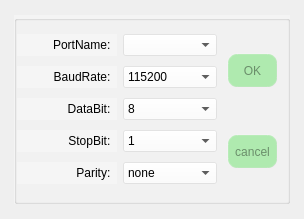
            <widget class="QWidget" name="page_6">
             <layout class="QHBoxLayout" name="horizontalLayout_27" stretch="1,19,1">
              <property name="spacing">
               <number>0</number>
              </property>
              <property name="leftMargin">
               <number>0</number>
              </property>
              <property name="topMargin">
               <number>0</number>
              </property>
              <property name="rightMargin">
               <number>0</number>
              </property>
              <property name="bottomMargin">
               <number>0</number>
              </property>
              <item>
               <spacer name="horizontalSpacer_38">
                <property name="orientation">
                 <enum>Qt::Horizontal</enum>
                </property>
                <property name="sizeHint" stdset="0">
                 <size>
                  <width>25</width>
                  <height>20</height>
                 </size>
                </property>
               </spacer>
              </item>
              <item>
               <layout class="QVBoxLayout" name="verticalLayout_10" stretch="1,13,1">
                <property name="spacing">
                 <number>0</number>
                </property>
                <item>
                 <spacer name="verticalSpacer_2">
                  <property name="orientation">
                   <enum>Qt::Vertical</enum>
                  </property>
                  <property name="sizeHint" stdset="0">
                   <size>
                    <width>20</width>
                    <height>18</height>
                   </size>
                  </property>
                 </spacer>
                </item>
                <item>
                 <widget class="QGroupBox" name="groupBox">
                  <property name="styleSheet">
                   <string notr="true">  background-color:rgba(255, 255, 255, 80);</string>
                  </property>
                  <property name="title">
                   <string/>
                  </property>
                  <property name="alignment">
                   <set>Qt::AlignCenter</set>
                  </property>
                  <layout class="QHBoxLayout" name="horizontalLayout_2" stretch="7,2">
                   <property name="spacing">
                    <number>0</number>
                   </property>
                   <property name="leftMargin">
                    <number>0</number>
                   </property>
                   <item>
                    <layout class="QVBoxLayout" name="verticalLayout_8">
                     <property name="spacing">
                      <number>6</number>
                     </property>
                     <item>
                      <layout class="QHBoxLayout" name="horizontalLayout_22" stretch="1,2">
                       <item>
                        <widget class="QLabel" name="PartNamelab_6">
                         <property name="sizePolicy">
                          <sizepolicy hsizetype="Minimum" vsizetype="Minimum">
                           <horstretch>0</horstretch>
                           <verstretch>0</verstretch>
                          </sizepolicy>
                         </property>
                         <property name="minimumSize">
                          <size>
                           <width>100</width>
                           <height>0</height>
                          </size>
                         </property>
                         <property name="maximumSize">
                          <size>
                           <width>16777215</width>
                           <height>16777215</height>
                          </size>
                         </property>
                         <property name="text">
                          <string>PortName:  </string>
                         </property>
                         <property name="alignment">
                          <set>Qt::AlignRight|Qt::AlignTrailing|Qt::AlignVCenter</set>
                         </property>
                        </widget>
                       </item>
                       <item>
                        <widget class="QComboBox" name="SerialCb_2">
                         <property name="minimumSize">
                          <size>
                           <width>0</width>
                           <height>0</height>
                          </size>
                         </property>
                         <property name="focusPolicy">
                          <enum>Qt::NoFocus</enum>
                         </property>
                        </widget>
                       </item>
                      </layout>
                     </item>
                     <item>
                      <layout class="QHBoxLayout" name="horizontalLayout_23" stretch="1,2">
                       <item>
                        <widget class="QLabel" name="PartNamelab_7">
                         <property name="sizePolicy">
                          <sizepolicy hsizetype="Minimum" vsizetype="Minimum">
                           <horstretch>0</horstretch>
                           <verstretch>0</verstretch>
                          </sizepolicy>
                         </property>
                         <property name="minimumSize">
                          <size>
                           <width>100</width>
                           <height>0</height>
                          </size>
                         </property>
                         <property name="maximumSize">
                          <size>
                           <width>16777215</width>
                           <height>16777215</height>
                          </size>
                         </property>
                         <property name="text">
                          <string>BaudRate:  </string>
                         </property>
                         <property name="alignment">
                          <set>Qt::AlignRight|Qt::AlignTrailing|Qt::AlignVCenter</set>
                         </property>
                        </widget>
                       </item>
                       <item>
                        <widget class="QComboBox" name="BaudrateCb_2">
                         <property name="minimumSize">
                          <size>
                           <width>0</width>
                           <height>0</height>
                          </size>
                         </property>
                         <property name="focusPolicy">
                          <enum>Qt::NoFocus</enum>
                         </property>
                         <property name="currentIndex">
                          <number>2</number>
                         </property>
                         <item>
                          <property name="text">
                           <string>4800</string>
                          </property>
                         </item>
                         <item>
                          <property name="text">
                           <string>9600</string>
                          </property>
                         </item>
                         <item>
                          <property name="text">
                           <string>115200</string>
                          </property>
                         </item>
                        </widget>
                       </item>
                      </layout>
                     </item>
                     <item>
                      <layout class="QHBoxLayout" name="horizontalLayout_24" stretch="1,2">
                       <item>
                        <widget class="QLabel" name="PartNamelab_8">
                         <property name="sizePolicy">
                          <sizepolicy hsizetype="Minimum" vsizetype="Minimum">
                           <horstretch>0</horstretch>
                           <verstretch>0</verstretch>
                          </sizepolicy>
                         </property>
                         <property name="minimumSize">
                          <size>
                           <width>100</width>
                           <height>0</height>
                          </size>
                         </property>
                         <property name="maximumSize">
                          <size>
                           <width>16777215</width>
                           <height>16777215</height>
                          </size>
                         </property>
                         <property name="text">
                          <string>DataBit:  </string>
                         </property>
                         <property name="alignment">
                          <set>Qt::AlignRight|Qt::AlignTrailing|Qt::AlignVCenter</set>
                         </property>
                        </widget>
                       </item>
                       <item>
                        <widget class="QComboBox" name="DatabitsCb_2">
                         <property name="minimumSize">
                          <size>
                           <width>0</width>
                           <height>0</height>
                          </size>
                         </property>
                         <property name="focusPolicy">
                          <enum>Qt::NoFocus</enum>
                         </property>
                         <property name="currentIndex">
                          <number>3</number>
                         </property>
                         <property name="maxCount">
                          <number>2147483646</number>
                         </property>
                         <item>
                          <property name="text">
                           <string>5</string>
                          </property>
                         </item>
                         <item>
                          <property name="text">
                           <string>6</string>
                          </property>
                         </item>
                         <item>
                          <property name="text">
                           <string>7</string>
                          </property>
                         </item>
                         <item>
                          <property name="text">
                           <string>8</string>
                          </property>
                         </item>
                        </widget>
                       </item>
                      </layout>
                     </item>
                     <item>
                      <layout class="QHBoxLayout" name="horizontalLayout_25" stretch="1,2">
                       <item>
                        <widget class="QLabel" name="PartNamelab_9">
                         <property name="sizePolicy">
                          <sizepolicy hsizetype="Minimum" vsizetype="Minimum">
                           <horstretch>0</horstretch>
                           <verstretch>0</verstretch>
                          </sizepolicy>
                         </property>
                         <property name="minimumSize">
                          <size>
                           <width>100</width>
                           <height>0</height>
                          </size>
                         </property>
                         <property name="maximumSize">
                          <size>
                           <width>16777215</width>
                           <height>16777215</height>
                          </size>
                         </property>
                         <property name="text">
                          <string>StopBit:  </string>
                         </property>
                         <property name="alignment">
                          <set>Qt::AlignRight|Qt::AlignTrailing|Qt::AlignVCenter</set>
                         </property>
                        </widget>
                       </item>
                       <item>
                        <widget class="QComboBox" name="StopbitCb_2">
                         <property name="minimumSize">
                          <size>
                           <width>0</width>
                           <height>0</height>
                          </size>
                         </property>
                         <property name="focusPolicy">
                          <enum>Qt::NoFocus</enum>
                         </property>
                         <item>
                          <property name="text">
                           <string>1</string>
                          </property>
                         </item>
                         <item>
                          <property name="text">
                           <string>2</string>
                          </property>
                         </item>
                        </widget>
                       </item>
                      </layout>
                     </item>
                     <item>
                      <layout class="QHBoxLayout" name="horizontalLayout_26" stretch="1,2">
                       <item>
                        <widget class="QLabel" name="PartNamelab_10">
                         <property name="sizePolicy">
                          <sizepolicy hsizetype="Minimum" vsizetype="Minimum">
                           <horstretch>0</horstretch>
                           <verstretch>0</verstretch>
                          </sizepolicy>
                         </property>
                         <property name="minimumSize">
                          <size>
                           <width>100</width>
                           <height>0</height>
                          </size>
                         </property>
                         <property name="maximumSize">
                          <size>
                           <width>16777215</width>
                           <height>16777215</height>
                          </size>
                         </property>
                         <property name="text">
                          <string>Parity:  </string>
                         </property>
                         <property name="alignment">
                          <set>Qt::AlignRight|Qt::AlignTrailing|Qt::AlignVCenter</set>
                         </property>
                        </widget>
                       </item>
                       <item>
                        <widget class="QComboBox" name="ParityCb_2">
                         <property name="minimumSize">
                          <size>
                           <width>0</width>
                           <height>0</height>
                          </size>
                         </property>
                         <property name="focusPolicy">
                          <enum>Qt::NoFocus</enum>
                         </property>
                         <item>
                          <property name="text">
                           <string>none</string>
                          </property>
                         </item>
                        </widget>
                       </item>
                      </layout>
                     </item>
                    </layout>
                   </item>
                   <item>
                    <layout class="QVBoxLayout" name="verticalLayout_7" stretch="2,3,4,3,2">
                     <property name="spacing">
                      <number>0</number>
                     </property>
                     <property name="leftMargin">
                      <number>10</number>
                     </property>
                     <item>
                      <spacer name="verticalSpacer_13">
                       <property name="orientation">
                        <enum>Qt::Vertical</enum>
                       </property>
                       <property name="sizeHint" stdset="0">
                        <size>
                         <width>20</width>
                         <height>18</height>
                        </size>
                       </property>
                      </spacer>
                     </item>
                     <item>
                      <widget class="QPushButton" name="btn_ok2">
                       <property name="sizePolicy">
                        <sizepolicy hsizetype="Minimum" vsizetype="Minimum">
                         <horstretch>0</horstretch>
                         <verstretch>0</verstretch>
                        </sizepolicy>
                       </property>
                       <property name="minimumSize">
                        <size>
                         <width>0</width>
                         <height>0</height>
                        </size>
                       </property>
                       <property name="focusPolicy">
                        <enum>Qt::NoFocus</enum>
                       </property>
                       <property name="styleSheet">
                        <string notr="true">QPushButton{
     background-color: rgba(100, 225, 100, 120);/*背景色*/
     border-style: outset; /*边框样式*/
     border-width:  2px;  /*边框宽度为4像素*/
     border-radius: 10px; /*边框圆角半径*/
     border-color: rgba(255, 225, 255, 30);/*边框颜色*/
     color:rgba(0, 0, 0, 100);/*字体颜色*/
     padding: 6px; /*填衬*/
    outline: none; /*去掉按钮的虚线框*/
}

QPushButton:hover{ /*鼠标悬停在按钮上时*/
        background-color:rgba(100,255,100, 100);
        border-color: rgba(255, 225, 255, 200);
        color:rgba(0, 0, 0, 200);
}

QPushButton:pressed { /*按钮被按下时*/
     background-color:rgba(100,255,100, 200);
     border-color: rgba(255, 225, 255, 30);
     border-style: inset;
     color:rgba(0, 0, 0, 100);
}</string>
                       </property>
                       <property name="text">
                        <string>OK</string>
                       </property>
                      </widget>
                     </item>
                     <item>
                      <spacer name="verticalSpacer_14">
                       <property name="orientation">
                        <enum>Qt::Vertical</enum>
                       </property>
                       <property name="sizeHint" stdset="0">
                        <size>
                         <width>20</width>
                         <height>28</height>
                        </size>
                       </property>
                      </spacer>
                     </item>
                     <item>
                      <widget class="QPushButton" name="btn_cancel2">
                       <property name="sizePolicy">
                        <sizepolicy hsizetype="Minimum" vsizetype="Minimum">
                         <horstretch>0</horstretch>
                         <verstretch>0</verstretch>
                        </sizepolicy>
                       </property>
                       <property name="minimumSize">
                        <size>
                         <width>0</width>
                         <height>0</height>
                        </size>
                       </property>
                       <property name="font">
                        <font>
                         <weight>50</weight>
                         <italic>false</italic>
                         <bold>false</bold>
                        </font>
                       </property>
                       <property name="focusPolicy">
                        <enum>Qt::NoFocus</enum>
                       </property>
                       <property name="styleSheet">
                        <string notr="true">QPushButton{
     background-color: rgba(100, 225, 100, 120);/*背景色*/
     border-style: outset; /*边框样式*/
     border-width:  2px;  /*边框宽度为4像素*/
     border-radius: 10px; /*边框圆角半径*/
     border-color: rgba(255, 225, 255, 30);/*边框颜色*/
     color:rgba(0, 0, 0, 100);/*字体颜色*/
     padding: 6px; /*填衬*/
    outline: none; /*去掉按钮的虚线框*/
}

QPushButton:hover{ /*鼠标悬停在按钮上时*/
        background-color:rgba(100,255,100, 100);
        border-color: rgba(255, 225, 255, 200);
        color:rgba(0, 0, 0, 200);
}

QPushButton:pressed { /*按钮被按下时*/
     background-color:rgba(100,255,100, 200);
     border-color: rgba(255, 225, 255, 30);
     border-style: inset;
     color:rgba(0, 0, 0, 100);
}</string>
                       </property>
                       <property name="text">
                        <string>cancel</string>
                       </property>
                      </widget>
                     </item>
                     <item>
                      <spacer name="verticalSpacer_15">
                       <property name="orientation">
                        <enum>Qt::Vertical</enum>
                       </property>
                       <property name="sizeHint" stdset="0">
                        <size>
                         <width>20</width>
                         <height>18</height>
                        </size>
                       </property>
                      </spacer>
                     </item>
                    </layout>
                   </item>
                  </layout>
                 </widget>
                </item>
                <item>
                 <spacer name="verticalSpacer_5">
                  <property name="orientation">
                   <enum>Qt::Vertical</enum>
                  </property>
                  <property name="sizeHint" stdset="0">
                   <size>
                    <width>20</width>
                    <height>40</height>
                   </size>
                  </property>
                 </spacer>
                </item>
               </layout>
              </item>
              <item>
               <spacer name="horizontalSpacer_39">
                <property name="orientation">
                 <enum>Qt::Horizontal</enum>
                </property>
                <property name="sizeHint" stdset="0">
                 <size>
                  <width>25</width>
                  <height>20</height>
                 </size>
                </property>
               </spacer>
              </item>
             </layout>
            </widget>
